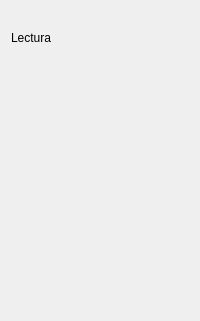
               <widget class="QWidget" name="tab_3">
                <attribute name="title">
                 <string>ZED</string>
                </attribute>
                <layout class="QGridLayout" name="gridLayout_22">
                 <item row="0" column="0">
                  <widget class="QLabel" name="label_33">
                   <property name="maximumSize">
                    <size>
                     <width>40</width>
                     <height>40</height>
                    </size>
                   </property>
                   <property name="text">
                    <string/>
                   </property>
                   <property name="pixmap">
                    <pixmap resource="imagenes.qrc">:/ejecucion/Imagenes/PackIconos/ejecucion/ic_insert_chart.png</pixmap>
                   </property>
                   <property name="scaledContents">
                    <bool>true</bool>
                   </property>
                  </widget>
                 </item>
                 <item row="1" column="0">
                  <widget class="QLabel" name="label_34">
                   <property name="text">
                    <string>Lectura</string>
                   </property>
                  </widget>
                 </item>
                 <item row="2" column="0">
                  <spacer name="verticalSpacer_9">
                   <property name="orientation">
                    <enum>Qt::Vertical</enum>
                   </property>
                   <property name="sizeHint" stdset="0">
                    <size>
                     <width>20</width>
                     <height>265</height>
                    </size>
                   </property>
                  </spacer>
                 </item>
                 <item row="0" column="1" rowspan="3">
                  <widget class="MplWidget" name="ejectZedPlot" native="true"/>
                 </item>
                </layout>
               </widget>
